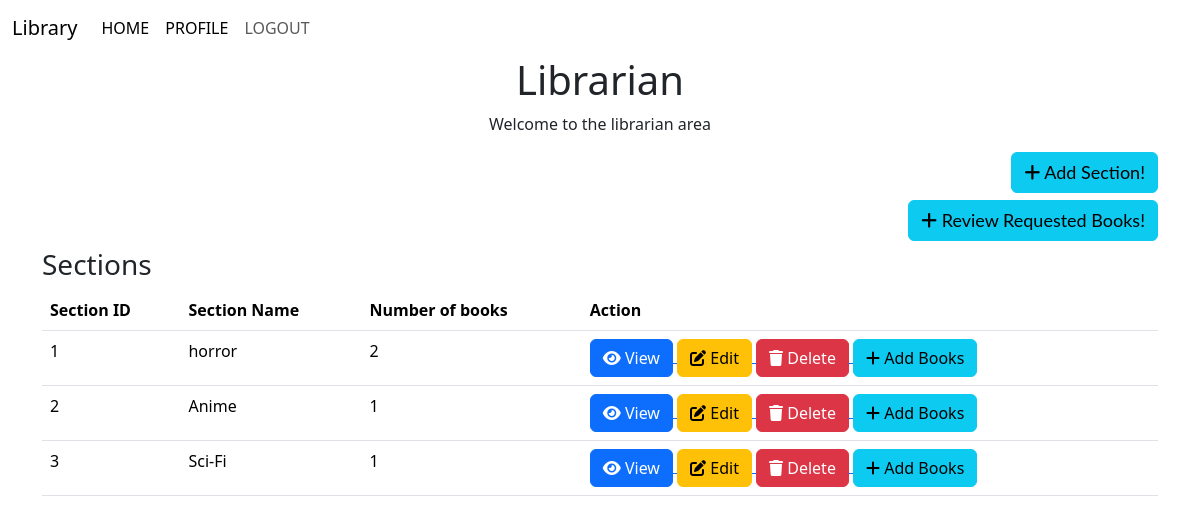
Page /librarian (signed in) on the committed database.
### models.py (models this page shows)
class Section(db.Model):
    id=db.Column(db.Integer, primary_key=True)
    title=db.Column(db.String(32), nullable=False , unique=True)
    date_created=db.Column(db.DateTime, nullable=False)
    description=db.Column(db.String(256), nullable=True)
    books=db.relationship('Book',backref='section',lazy=True , cascade="all, delete-orphan")

### routes.py (the view)
@app.route('/librarian')
@librarian_required
def librarian():
    sections=Section.query.all()
    return render_template('librarian.html' , sections=sections)

### routes.py (called while the page is built)
def librarian_required(func):
    @wraps(func)
    def inner(*args, **kwargs):
        if 'userid' in session:
            user=User.query.get(session['userid'])
            if user.is_librarian:
                return func(*args, **kwargs)
            else:
                flash('You are not authorized to access this page')
                return redirect(url_for('index'))
        else:
            flash('Please login to continue')
            return redirect(url_for('login'))
    return inner

### templates/librarian.html (shortened to what this page needs)
{% extends 'layout.html' %}
{% block content %}
    <div class="centered">
        <h1>Librarian</h1>
        <p>Welcome to the librarian area</p>
    </div>
    <a href="{{ url_for('add_section') }}">
        <button type="button" id="add-btn" class="btn btn-info">
            <i class="fas fa-plus"></i> Add Section!
        </button>
    </a>
    <br><br>
    <a href="{{ url_for('requested_books') }}">
        <button type="button" id="add-btn" class="btn btn-info">
            <i class="fas fa-plus"></i> Review Requested Books!
        </button>
    </a>
    <br><br>
    <h3>Sections</h3>
    <table class="table">
        <thead>
            <tr>
                <th>Section ID</th>
                <th>Section Name</th>
                <th>Number of books</th>
                <th>Action</th>
            </tr>
        </thead>
        <tbody>
            {% for section in sections %}
            <tr>
                <td>{{ section.id }}</td>
                <td>{{ section.title }}</td>
                <td>{{ section.books|length }}</td>
                <td>
                    <a href="{{ url_for('view_section', section_id=section.id) }}">
                        <button type="button" class="btn btn-primary">
                            <i class="fas fa-eye"></i> View
                        </button>
                    </a>
                    <a href="{{ url_for('edit_section', section_id=section.id) }}">
                        <button type="button" class="btn btn-warning">
                            <i class="fas fa-edit"></i> Edit
                        </button>
                    </a>
                    <a href="{{ url_for('delete_section', section_id=section.id) }}">
                        <button type="button" class="btn btn-danger">
                            <i class="fas fa-trash"></i> Delete
                        </button>
                    </a>
                    <a href="{{ url_for('add_books',section_id=section.id) }}">
                        <button type="button" class="btn btn-info">
                            <i class="fas fa-plus"></i> Add Books
                        </button>
                </td>
            </tr>
            {% endfor %}
        </tbody>
    </table>
{% endblock %}

### templates/librarian.html (style rules this page uses)
#add-btn { float: right; font: 400 18px/1.5 'Lato'; }
.centered { text-align: center; }

### rows in the picture
Section: id "1", title "horror", books|length "2"
Section: id "2", title "Anime", books|length "1"
Section: id "3", title "Sci-Fi", books|length "1"
